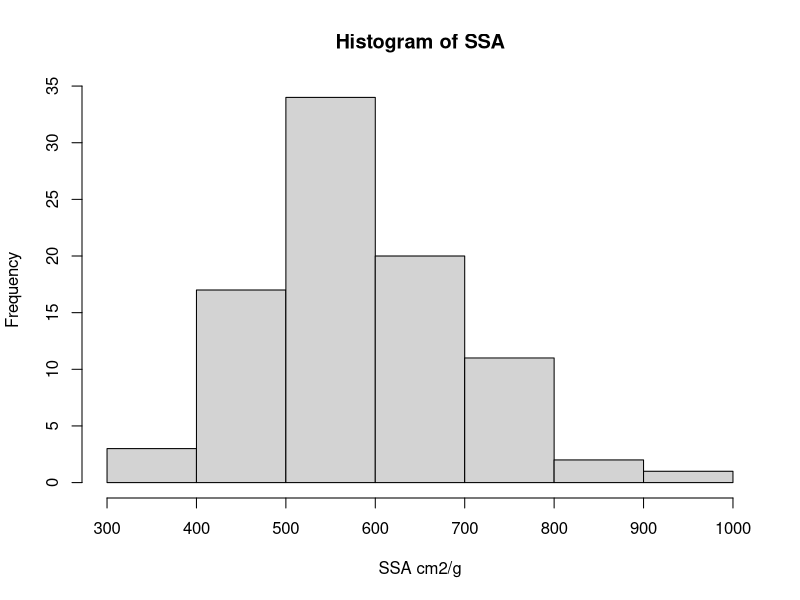
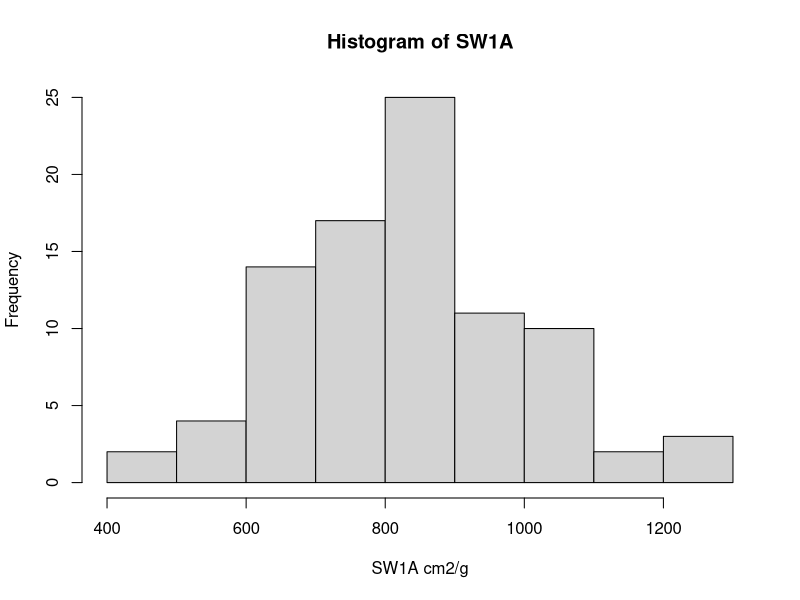
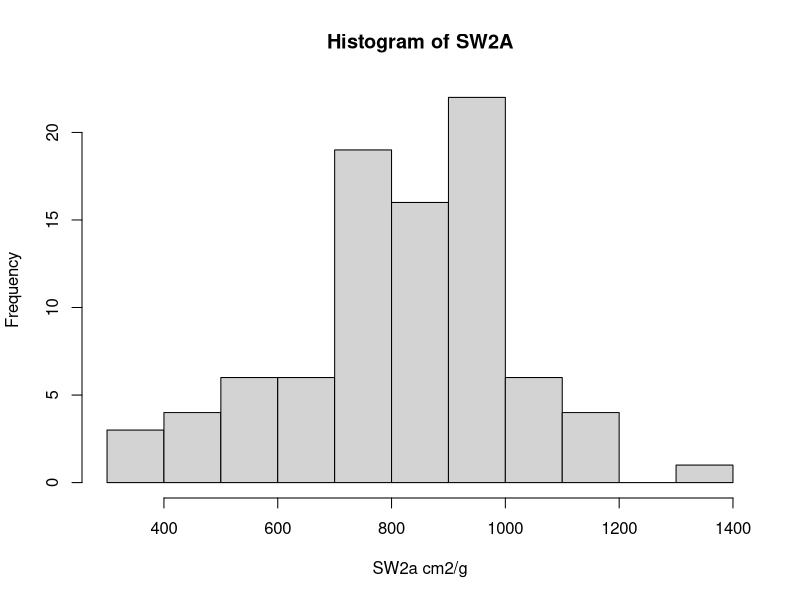
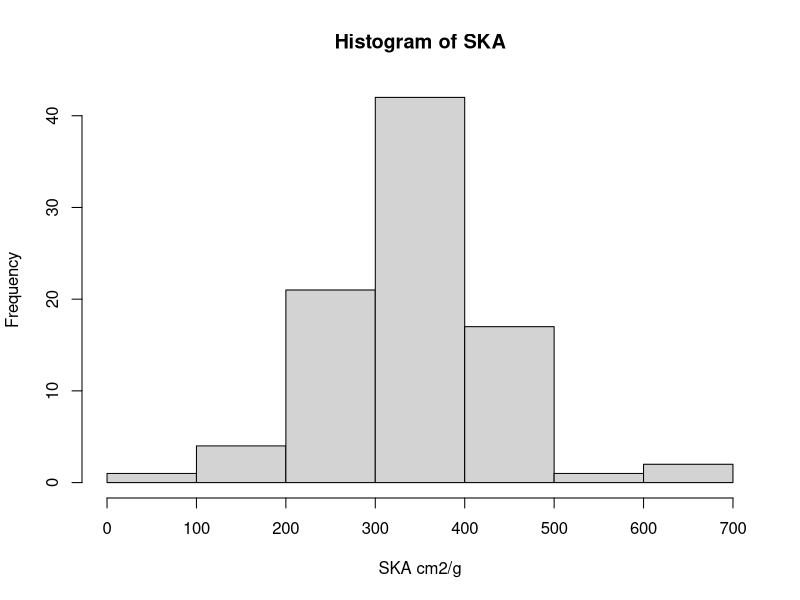
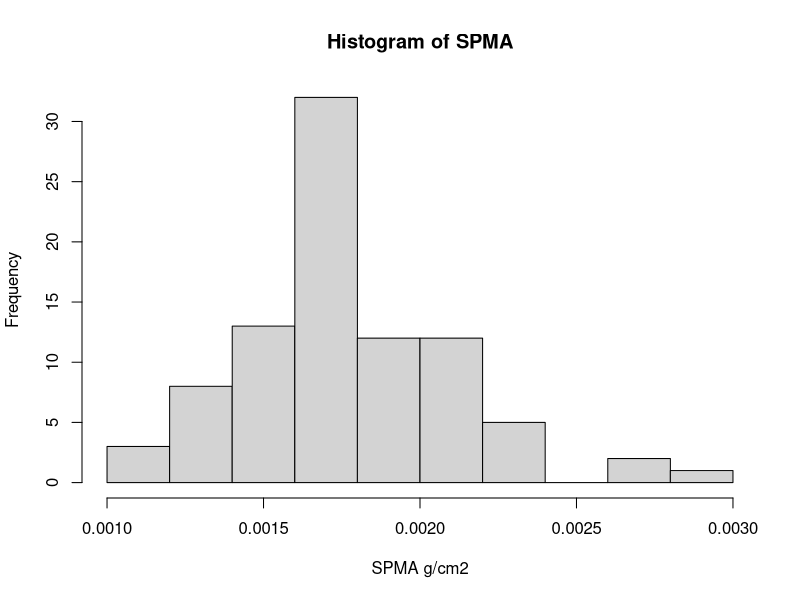
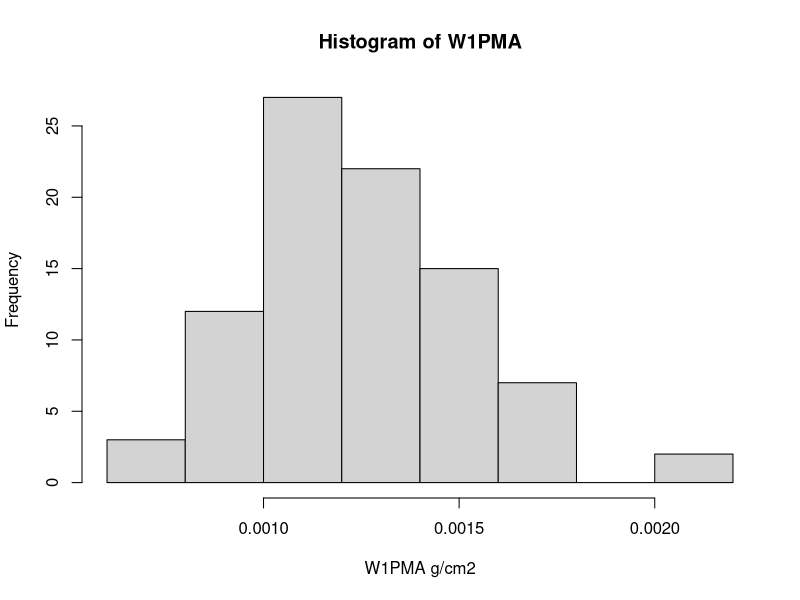
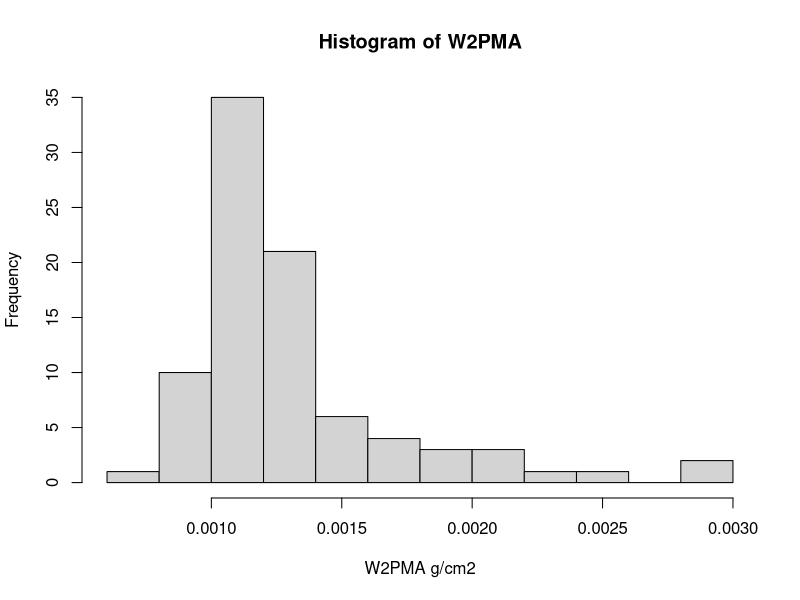
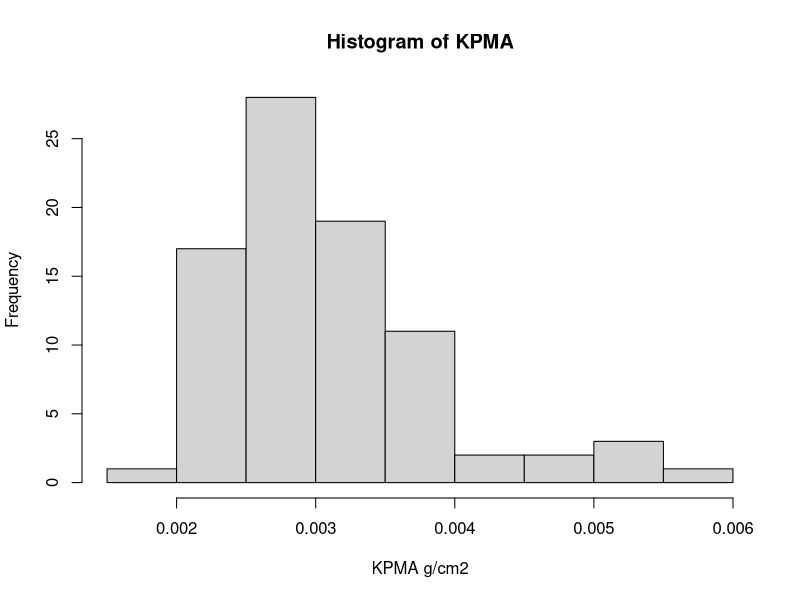

Source code (R) for these figures, in order: (Note: this script raises an error after producing the figures.)
# Installing Packages ----
install.packages("gglot2")
library(readr)
library(lme4)
library(lmerTest)
library(ggplot2)
library(vegan)

# Loading Files into R ----
setwd("/Users/murugash/Desktop/PhD/Austria Experiment/R Analysis/Crepis and Lotus Samples - R Analysis")
AusL <- read_csv("Austria Experiment - Lotus Data - Core Response Variables - 17 May 2024.csv")
AusC <- read_csv("Austria Experiment - Crepis Data - Core Response Variables - 17 May 2024.csv")
AusPC <- read_csv("Austria Experiement - Lotus and Crepis - PCA.csv")
AusRD <- read_csv("Crepis and Leaf Data - RDA - 26 May 2024.csv")
AusL1 <- AusL[AusL$`Plot No.`!= "P16",]
View(AusL)
View(AusPC)
dir()

# Histogram for Response Variables ----
## Histogram for Response Variables for Lotus ----
View(AusL)
hist(AusL$`Specific Standard Petal Area (SSA) (cm2/g)`, main = "Histogram of SSA", xlab = "SSA cm2/g")
hist(AusL$`Specific Wing 1 Petal Area (SW1A) (cm2/g)`, main = "Histogram of SW1A", xlab = "SW1A cm2/g")
hist(AusL$`Specific Wing 2 Petal Area (SW2A) (cm2/g)`, main = "Histogram of SW2A", xlab = "SW2a cm2/g")
hist(AusL$`Specific Keel Petal Area (SKA) (cm2/g)`, main = "Histogram of SKA", xlab = "SKA cm2/g")
hist(AusL$`Standard Petal Mass per Area (SPMA)(g/cm2)`, main = "Histogram of SPMA", xlab = "SPMA g/cm2")
hist(AusL$`Wing 1 Petal Mass per Area (W1PMA)(g/cm2)`, main = "Histogram of W1PMA", xlab = "W1PMA g/cm2")
hist(AusL$`Wing 2 Petal Mass per Area (W2PMA)(g/cm2)`, main = "Histogram of W2PMA", xlab = "W2PMA g/cm2")
hist(AusL1$`Keel Petal Mass per Area (KPMA)(g/cm2)`, main = "Histogram of KPMA", xlab = "KPMA g/cm2")
hist(AusL$`Specific Petal Area (SPA) (cm2/g)`, main = "Histogram of SPA", xlab = "SPA g/cm2")
hist(AusL$`Petal Mass per Area (PMA)(g/cm2)`, main = "Histogram of PMA", xlab = "PMA g/cm2")
hist(AusL$`Petal Dry Matter Content (PDMC) (g/g)`, main = "Histogram of PDMC", xlab = "PDMC g/cm2")
hist(AusL$`Specific Leaf Area (SLA) (cm2/g)`, main = "Histogram of SLA", xlab = "SLA cm2/g")
hist(AusL$`Leaf Dry Matter Content (LDMC) (g/g)`, main = "Histogram of LDMC", xlab = "LDMC")
## Histogram for Response Variables in Crepis ----
hist(AusC$`Specific Petal Area (SPA)(cm2/g)`, main = "Histogram of SPA", xlab = "SPA cm2/g")
hist(AusC$`Petal Mass Per Area (PMA)(g/cm2)`, main = "Histogram of PMA", xlab = "PMA g/cm2")
hist(AusC$`Petal Dry Matter Content (PDMC)(g/g)`, main = "Histogram of PDMC", xlab = "PDMC g/g")
hist(AusC$`Specific Leaf Area (SLA)(cm2/g)`, main = "Histogram of SLA", xlab = "SLA cm2/g")
hist(AusC$`Leaf Dry Matter Content (g/g)`, main = "Histogram of LDMC", xlab = "LDMC g/g")
hist(AusC$`Average No. of Seeds per Flower Head (AFH)`, main = "Histogram of AFH", xlab = "AFH")
hist(AusC$`Average Individual Seed Mass (ASM)(g)`, main = "Histogram of ASM", xlab = "ASM g")
## Histogram for Response Variables in PCA Sheet ----
hist(AusPC$`Specific Standard Petal Area (SSA) (cm2/g)`, main = "Histogram of SSA", xlab = "SSA cm2/g" )
hist(AusPC$`Specific Wing 1 Petal Area (SW1A) (cm2/g)`, main = "Histogram of SW1A", xlab = "SW1A cm2/g")
hist(AusPC$`Specific Wing 2 Petal Area (SW2A) (cm2/g)`, main = "Histogram of SW2A", xlab = "SW2a cm2/g")
hist(AusPC$`Specific Keel Petal Area (SKA) (cm2/g)`, main = "Histogram of SKA", xlab = "SKA cm2/g")
hist(AusPC$`Standard Petal Mass per Area (SPMA)(g/cm2)`, main = "Histogram of SPMA", xlab = "SPMA g/cm2")
hist(AusPC$`Wing 1 Petal Mass per Area (W1PMA)(g/cm2)`, main = "Histogram of W1PMA", xlab = "W1PMA g/cm2")
hist(AusPC$`Wing 2 Petal Mass per Area (W2PMA)(g/cm2)`, main = "Histogram of W2PMA", xlab = "W2PMA g/cm2")
hist(AusPC$`Keel Petal Mass per Area (KPMA)(g/cm2)`, main = "Histogram of KPMA", xlab = "KPMA g/cm2")
hist(AusPC$`Specific Petal Area (SPA) (cm2/g)`[AusPC$Species == "Lotus"], main = "Histogram of SPA in Lotus", xlab = "SPA cm2/g")
hist(AusPC$`Petal Mass per Area (PMA)(g/cm2)`[AusPC$Species == "Lotus"], main = "Histogram of PMA in Lotus", xlab = "PMA g/cm2")
hist(AusPC$`Petal Dry Matter Content (PDMC) (g/g)`[AusPC$Species == "Lotus"], main = "Histogram of PDMC in Lotus", xlab = "PDMC g/g")
hist(AusPC$`Specific Leaf Area (SLA) (cm2/g)`[AusPC$Species == "Lotus"], main = "Histogram of SLA in Lotus", xlab = "SLA cm2/g")
hist(AusPC$`Leaf Dry Matter Content (LDMC) (g/g)`[AusPC$Species == "Lotus"], main = "Histogram of LDMC in Lotus", xlab = "LDMC g/g")
hist(AusPC$`Specific Petal Area (SPA) (cm2/g)`[AusPC$Species == "Crepis"], main = "Histogram of SPA in Crepis", xlab = "SPA cm2/g")
hist(AusPC$`Petal Mass per Area (PMA)(g/cm2)`[AusPC$Species == "Crepis"], main = "Histogram of PMA in Crepis", xlab = "PMA g/cm2")
hist(AusPC$`Petal Dry Matter Content (PDMC) (g/g)`[AusPC$Species == "Crepis"], main = "Histogram of PDMC in Crepis", xlab = "PDMC g/g")
hist(AusPC$`Specific Leaf Area (SLA) (cm2/g)`[AusPC$Species == "Crepis"], main = "Histogram of SLA in Crepis", xlab = "SLA cm2/g")
hist(AusPC$`Leaf Dry Matter Content (LDMC) (g/g)`[AusPC$Species == "Crepis"], main = "Histogram of LDMC in Crepis", xlab = "LDMC g/g")
hist(AusPC$`Average No. of Seeds per Flower Head (AFH)`, main = "Histogram of AFH", xlab = "AFH")
hist(AusPC$`Average Individual Seed Mass (ASM)(g)`, main = "Histogram of ASM", xlab = "ASM g")



# Transformation for Response Variables ----
## Log-transformation for Response Variables in Lotus ----
AusL$log_SSA <- log(AusL$`Specific Standard Petal Area (SSA) (cm2/g)`)
AusL$log_SW1A <- log(AusL$`Specific Wing 1 Petal Area (SW1A) (cm2/g)`)
AusL$log_SW2A <- log(AusL$`Specific Wing 2 Petal Area (SW2A) (cm2/g)`)
AusL$log_SKA <- log(AusL$`Specific Keel Petal Area (SKA) (cm2/g)`)
AusL$log_SPMA <- log(AusL$`Standard Petal Mass per Area (SPMA)(g/cm2)`)
AusL$log_W1PMA <- log(AusL$`Wing 1 Petal Mass per Area (W1PMA)(g/cm2)`)
AusL$log_W2PMA <- log(AusL$`Wing 2 Petal Mass per Area (W2PMA)(g/cm2)`)
AusL$log_KPMA <- log(AusL$`Keel Petal Mass per Area (KPMA)(g/cm2)`)
AusL$logL_SPA <- log(AusL$`Specific Petal Area (SPA) (cm2/g)`)
AusL$logL_PMA <- log(AusL$`Petal Mass per Area (PMA)(g/cm2)`)
AusL$logL_PDMC <- log(AusL$`Petal Dry Matter Content (PDMC) (g/g)`)
AusL$logL_SLA <- log(AusL$`Specific Leaf Area (SLA) (cm2/g)`)
AusL$logL_LDMC <- log(AusL$`Leaf Dry Matter Content (LDMC) (g/g)`)

## Square-Root Transformation for Response Variables in Lotus ----
AusL$sqrt_SSA <- sqrt(AusL$`Specific Standard Petal Area (SSA) (cm2/g)`)
AusL$sqrt_SW1A <- sqrt(AusL$`Specific Wing 1 Petal Area (SW1A) (cm2/g)`)
AusL$sqrt_SW2A <- sqrt(AusL$`Specific Wing 2 Petal Area (SW2A) (cm2/g)`)
AusL$sqrt_SKA <- sqrt(AusL$`Specific Keel Petal Area (SKA) (cm2/g)`)
AusL$sqrt_SPMA <- sqrt(AusL$`Standard Petal Mass per Area (SPMA)(g/cm2)`)
AusL$sqrt_W1PMA <- sqrt(AusL$`Wing 1 Petal Mass per Area (W1PMA)(g/cm2)`)
AusL$sqrt_W2PMA <- sqrt(AusL$`Wing 2 Petal Mass per Area (W2PMA)(g/cm2)`)
AusL$sqrt_KPMA <- sqrt(AusL$`Keel Petal Mass per Area (KPMA)(g/cm2)`)
AusL$sqrtL_SPA <- sqrt(AusL$`Specific Petal Area (SPA) (cm2/g)`)
AusL$sqrtL_PMA <- sqrt(AusL$`Petal Mass per Area (PMA)(g/cm2)`)
AusL$sqrtL_PDMC <- sqrt(AusL$`Petal Dry Matter Content (PDMC) (g/g)`)
AusL$sqrtL_SLA <- sqrt(AusL$`Specific Leaf Area (SLA) (cm2/g)`)
AusL$sqrtL_LDMC <- sqrt(AusL$`Leaf Dry Matter Content (LDMC) (g/g)`)

## Log-transformation for Response Variables in Crepis ----
AusC$logC_SPA <- log(AusC$`Specific Petal Area (SPA)(cm2/g)`)
AusC$logC_PMA <- log(AusC$`Petal Mass Per Area (PMA)(g/cm2)`)
AusC$logC_PDMC <- log(AusC$`Petal Dry Matter Content (PDMC)(g/g)`)
AusC$logC_SLA <- log(AusC$`Specific Leaf Area (SLA)(cm2/g)`)
AusC$logC_LDMC <- log(AusC$`Leaf Dry Matter Content (g/g)`)
AusC$log_AFH <- log(AusC$`Average No. of Seeds per Flower Head (AFH)`)
AusC$log_ASM <- log(AusC$`Average Individual Seed Mass (ASM)(g)`)

## Square-root transformations for Response Variables in Crepis ----
AusC$sqrtC_SPA <- sqrt(AusC$`Specific Petal Area (SPA)(cm2/g)`)
AusC$sqrtC_PMA <- sqrt(AusC$`Petal Mass Per Area (PMA)(g/cm2)`)
AusC$sqrtC_PDMC <- sqrt(AusC$`Petal Dry Matter Content (PDMC)(g/g)`)
AusC$sqrtC_SLA <- sqrt(AusC$`Specific Leaf Area (SLA)(cm2/g)`)
AusC$sqrtC_LDMC <- sqrt(AusC$`Leaf Dry Matter Content (g/g)`)
AusC$sqrt_AFH <- sqrt(AusC$`Average No. of Seeds per Flower Head (AFH)`)
AusC$sqrt_ASM <- sqrt(AusC$`Average Individual Seed Mass (ASM)(g)`)




# Histogram for Transformed Response Variables ----
## Histogram for Log-transformed Response Variables of Lotus ----
hist(AusL$log_SSA, main = "Histogram of log(SSA)", xlab = "log(SSA) cm2/g")
hist(AusL$log_SW1A, main = "Histogram of log(SW1A)", xlab = "log(SW1A) cm2/g")
hist(AusL$log_SW2A, main = "Histogram of log(SW2A)", xlab = "log(SW2A) cm2/g")
hist(AusL$log_SKA, main = "Histogram of log(SKA)", xlab = "log(SKA) cm2/g")
hist(AusL$log_SPMA, main = "Histogram of log(SPMA)", xlab = "log(SPMA) g/cm2")
hist(AusL$log_W1PMA, main = "Histogram of log(W1PMA)", xlab = "log(W1PMA) g/cm2")
hist(AusL$log_W2PMA, main = "Histogram of log(W2PMA)", xlab = "log(W2PMA) g/cm2")
hist(AusL$log_KPMA, main = "Histogram of log(KPMA)", xlab = "log(KPMA) g/cm2")
hist(AusL$logL_SPA, main = "Histogram of log(SPA)", xlab = "log(SPA) g/cm2")
hist(AusL$logL_PMA, main = "Histogram of log(PMA)", xlab = "log(PMA) g/cm2")
hist(AusL$logL_PDMC, main = "Histogram of log(PDMC)", xlab = "log(PDMC) g/cm2")
hist(AusL$logL_SLA, main = "Histogram of log(SLA)", xlab = "log(SLA) cm2/g")
hist(AusL$logL_LDMC, main = "Histogram of log(LDMC)", xlab = "log(LDMC) g/g")

## Histogram for Square-root transformed Response Variables of Lotus ----
hist(AusL$sqrt_SSA[AusL$`Plot No.`!= "P16"], main="sqrt(SSA)", xlab="sqrt(SSA)")
hist(AusL$sqrt_SW1A, main="sqrt(SW1A)", xlab="sqrt(SW1A)")
hist(AusL$sqrt_SW2A, main="sqrt(SW2A)", xlab="sqrt(SW2A)")
hist(AusL$sqrt_SKA, main="sqrt(SKA)", xlab="sqrt(SKA)")
hist(AusL$sqrt_SPMA, main="sqrt(SPMA)", xlab="sqrt(SPMA)")
hist(AusL$sqrt_W1PMA, main="sqrt(W1PMA)", xlab="sqrt(W1PMA)")
hist(AusL$sqrt_W2PMA, main="sqrt(W2PMA)", xlab="sqrt(W2PMA)")
hist(AusL$sqrt_KPMA, main="sqrt(KPMA)", xlab="sqrt(KPMA)")
hist(AusL$sqrtL_SPA, main="sqrt(SPA)", xlab="sqrt(SPA)")
hist(AusL$sqrtL_PMA, main="sqrt(PMA)", xlab="sqrt(PMA)")
hist(AusL$sqrtL_PDMC, main="sqrt(PDMC)", xlab="sqrt(PDMC)")
hist(AusL$sqrtL_SLA, main="sqrt(SLA)", xlab="sqrt(SLA)")
hist(AusL$sqrtL_LDMC, main="sqrt(LDMC)", xlab="sqrt(LDMC)")

## Histogram of Log-transformed Response Variables of Crepis ----
hist(AusC$logC_SPA, main="log(SPA)", xlab="log(SPA)")
hist(AusC$logC_PMA, main="log(PMA)", xlab="log(PMA)")
hist(AusC$logC_PDMC, main="log(PDMC)", xlab="log(PDMC)")
hist(AusC$logC_SLA, main="log(SLA)", xlab="log(SLA)")
hist(AusC$logC_LDMC, main="log(LDMC)", xlab="log(LDMC)")
hist(AusC$log_AFH, main="log(AFH)", xlab="log(AFH)")
hist(AusC$log_ASM, main="log(ASM)", xlab="log(ASM)")

## Histogram for Square-root transfored Response Variables for Crepis ----
hist(AusC$sqrtC_SPA, main="sqrt(SPA)", xlab="sqrt(SPA)")
hist(AusC$sqrtC_PMA, main="sqrt(PMA)", xlab="sqrt(PMA)")
hist(AusC$sqrtC_PDMC, main="sqrt(PDMC)", xlab="sqrt(PDMC)")
hist(AusC$sqrtC_SLA, main="sqrt(SLA)", xlab="sqrt(SLA)")
hist(AusC$sqrtC_LDMC, main="sqrt(LDMC)", xlab="sqrt(LDMC)")
hist(AusC$sqrt_AFH, main="sqrt(AFH)", xlab="sqrt(AFH)")
hist(AusC$sqrt_ASM, main="sqrt(ASM)", xlab="sqrt(ASM)")







# Converting Grouping variables, fixed effect predictor variables and response variables to Factors ----
## In Lotus Dataset ----
AusL$`CO2 Level` <- as.factor(AusL$`CO2 Level`)
AusL$`Temperature Level` <- as.factor(AusL$`Temperature Level`)
AusL$Drought <- as.factor(AusL$Drought)
AusL$`Plot No.` <- as.factor(AusL$`Plot No.`)

## In Crepis Dataset ----
AusC$`C02 Level` <- as.factor(AusC$`C02 Level`)
AusC$`Temperature Level` <- as.factor(AusC$`Temperature Level`)
AusC$Drought <- as.factor(AusC$Drought)
AusC$`Plot No.` <- as.factor(AusC$`Plot No.`)

## In PCA Dataset ----
AusPC$`CO2 Level` <- as.factor(AusPC$`CO2 Level`)
AusPC$`Temperature Level` <- as.factor(AusPC$`Temperature Level`)
AusPC$Drought <- as.factor(AusPC$Drought)
AusPC$`Plot No.` <- as.factor(AusPC$`Plot No.`)


# Preparation of Mixed Effect Model ----
## Mixed-effect Models for Response Variables of Lotus ----
sq_SSAmodel <- lmer(data = AusL, AusL$sqrt_SSA ~ `CO2 Level` * `Temperature Level` * `Drought` + (1|`Plot No.`))
sq_SW1Amodel <- lmer(data = AusL, AusL$sqrt_SW1A ~ `CO2 Level` * `Temperature Level` * `Drought` + (1|`Plot No.`))
SW2Amodel <- lmer(data = AusL, AusL$`Specific Wing 2 Petal Area (SW2A) (cm2/g)` ~ `CO2 Level` * `Temperature Level` * `Drought` + (1|`Plot No.`))
SKAmodel <- lmer(data = AusL, AusL$`Specific Keel Petal Area (SKA) (cm2/g)` ~ `CO2 Level` * `Temperature Level` * `Drought` + (1|`Plot No.`))
sq_SPMAmodel <- lmer(data = AusL, AusL$`Standard Petal Mass per Area (SPMA)(g/cm2)` ~ `CO2 Level` * `Temperature Level` * `Drought` + (1|`Plot No.`))
sq_W1PMAmodel <- lmer(data = AusL, AusL$sqrt_W1PMA ~ `CO2 Level` * `Temperature Level` * `Drought` + (1|`Plot No.`))
W2PMAmodel <- lmer(data = AusL, AusL$`Wing 2 Petal Mass per Area (W2PMA)(g/cm2)` ~ `CO2 Level` * `Temperature Level` * `Drought` + (1|`Plot No.`))
log_KPMAmodel <- lmer(data = AusL, AusL$log_KPMA ~ `CO2 Level` * `Temperature Level` * `Drought` + (1|`Plot No.`))
log_SPAmodel <- lmer(data = AusL, AusL$logL_SPA ~ `CO2 Level` * `Temperature Level` * `Drought` + (1|`Plot No.`))
PMAmodel <- lmer(data = AusL, AusL$`Petal Mass per Area (PMA)(g/cm2)` ~ `CO2 Level` * `Temperature Level` * `Drought` + (1|`Plot No.`))
PDMCmodel <- lmer(data = AusL, AusL$`Petal Dry Matter Content (PDMC) (g/g)`~ `CO2 Level` * `Temperature Level` * `Drought` + (1|`Plot No.`))
log_LDMCmodel <- lmer(data = AusL, AusL$logL_LDMC ~ `CO2 Level` * `Temperature Level` * `Drought` + (1|`Plot No.`))                 
sq_LDMCmodel <- lmer(data = AusL, AusL$sqrtL_LDMC ~ `CO2 Level` * `Temperature Level` * `Drought` + (1|`Plot No.`))
SLAmodel <- lmer(data = AusL, AusL$`Specific Leaf Area (SLA) (cm2/g)` ~ `CO2 Level` * `Temperature Level` * `Drought` + (1|`Plot No.`))

## Mixed Effect Models for Response Variables of Crepis ----
sq_SPAmodel <- lmer(data = AusC, AusC$sqrtC_SPA ~ AusC$`C02 Level` * AusC$`Temperature Level` * AusC$Drought + (1|`Plot No.`))
sq_PMAmodel <- lmer(data = AusC, AusC$sqrtC_PMA ~ AusC$`C02 Level` * AusC$`Temperature Level` * AusC$Drought + (1|`Plot No.`))
sq_PDMCmodel <- lmer(data = AusC, AusC$sqrtC_PDMC ~ AusC$`C02 Level` * AusC$`Temperature Level` * AusC$Drought + (1|`Plot No.`))
log_SLAmodel <- lmer(data = AusC, AusC$logC_SLA ~ AusC$`C02 Level` * AusC$`Temperature Level` * AusC$Drought + (1|`Plot No.`))
LDMCmodel <- lmer(data = AusC, AusC$`Leaf Dry Matter Content (g/g)` ~ AusC$`C02 Level` * AusC$`Temperature Level` * AusC$Drought + (1|`Plot No.`))
log_LDMCmodel <- lmer(data = AusC, AusC$logC_LDMC ~ AusC$`C02 Level` * AusC$`Temperature Level` * AusC$Drought + (1|`Plot No.`))
AFHmodel <- lmer(data = AusC, AusC$`Average No. of Seeds per Flower Head (AFH)` ~ AusC$`C02 Level` * AusC$`Temperature Level` * AusC$Drought + (1|`Plot No.`))
log_ASMmodel <- lmer(data = AusC, AusC$log_ASM ~ AusC$`C02 Level` * AusC$`Temperature Level` * AusC$Drought + (1|`Plot No.`))

# ANOVA Analysis

# Anova Test ----
## Anova test for Reponse Variables in Lotus ----
anova(sq_SSAmodel)
anova(sq_SW1Amodel)
anova(SW2Amodel)
anova(SKAmodel)
anova(sq_SPMAmodel)
anova(sq_W1PMAmodel)
anova(W2PMAmodel)
anova(log_KPMAmodel)
anova(log_SPAmodel)
anova(PMAmodel)
anova(PDMCmodel)
anova(log_LDMCmodel)
anova(sq_LDMCmodel)
anova(SLAmodel)

## Anova test for Response Variables in Crespis ----
anova(sq_SPAmodel)
anova(sq_PMAmodel)
anova(sq_PDMCmodel)
anova(log_SLAmodel)
anova(LDMCmodel)
anova(log_LDMCmodel)
anova(AFHmodel)
anova(log_ASMmodel)




# Plotting Significant Response Variables against Predictor Variables ----
## Plots in Lotus ----
plot(AusL$`Leaf Dry Matter Content (LDMC) (g/g)`~AusL$`CO2 Level`, main = "CO2 on LDMC", xlab = "CO2 Level", ylab = "Leaf Dry Matter Content (LDMC) (g/g)")

plot(AusL$`Leaf Dry Matter Content (LDMC) (g/g)`~AusL$Drought, main = "Drought on LDMC", xlab = "Drought Level", ylab = "Leaf Dry Matter Content (LDMC) (g/g)")

boxplot(AusL$`Leaf Dry Matter Content (LDMC) (g/g)`~AusL$`CO2 Level`+AusL$Drought)
ggplot(AusL, aes(x = `CO2 Level`, y = `Leaf Dry Matter Content (LDMC) (g/g)` , color = `Drought`)) +
  geom_point() +
  facet_wrap(~AusL$Drought)

## Plots in Crepis ----
plot(AusC$`Specific Petal Area (SPA)(cm2/g)`~AusC$`Temperature Level`, main = "Temperature on SPA", xlab = "Temperature Level", ylab = "Specific Petal Area (SPA) (cm2/g)")
plot(AusC$`Petal Dry Matter Content (PDMC)(g/g)`~AusC$`Temperature Level`, main = "Temperature on PDMC", xlab = "Temperature Level", ylab = "Petal Dry Matter Content (PDMC) (g/g)")
plot(AusC$`Average No. of Seeds per Flower Head (AFH)`~AusC$`Temperature Level`, main = "Temperature on No. of Seeds", xlab = "Temperature Level", ylab = "No. of Seeds")
plot(AusC$`Average No. of Seeds per Flower Head (AFH)`~AusC$Drought, main = "Drought on No. of Seeds", xlab = "Drought", ylab = "No. of Seeds")



# Principal Component Analysis ----
## Creation of PCA models ----
lav <- prcomp(AusPC[AusPC$Species == "Lotus",8:20], scale = TRUE)
lmv <- prcomp(AusPC[AusPC$Species == "Lotus", c(17, 18,19,20)], scale = TRUE)
cav <- prcomp(AusPC[AusPC$Species == "Crepis", c(16, 18,19,20)], scale = TRUE)
cmv <- prcomp(AusPC[AusPC$Species == "Crepis", c(16, 18,19,20)], scale = TRUE)
lcav <- prcomp(AusPC[,c(17, 18,19,20)], scale = TRUE)

## Plotting of PCA models ----
biplot(lav, scale = 0)
R.version
citation()
biplot(lmv, scale = 0)
biplot(cav, scale = 0)
biplot(cmv, scale = 0)
biplot(lcav, scale = 0)
?biplot

## Extracting PC Scores ----
str(lcav)
lcav$x
AusPC1 <- cbind(AusPC, lcav$x[,1:2])
View(AusPC1)

## Plotting with GG plot ----
ggplot(AusPC1, aes(PC1,PC2, colour = Species, fill = Species)) +
  stat_ellipse(geom = "polygon", col = "black", alpha = 0.5) +
  geom_point(shape = 21, col = "black")



standRDL <- scale(AusRDL[,c(17,19,20,21)])
summary(standRDL)                 
# Redundancy Analysis ----
## Redundancy Analysis for Lotus ----
AusRD$`Plot No.` <- as.factor(AusRD$`Plot No.`)
AusRD$`CO2 Level` <- as.factor(AusRD$`CO2 Level`)
AusRD$`Temperature Level` <- as.factor(AusRD$`Temperature Level`)
AusRD$Drought <- as.factor(AusRD$Drought)
AusRDL <- AusRD[AusRD$Species == "Lotus",]
View(AusRDL)
rda.l <- rda(standRDL ~ `CO2 Level`*`Temperature Level`*Drought, data = AusRDL, scale = TRUE)

rda.ln <- rda(AusRDL[,c(17,19,20,21)] ~ Drought + Condition(AusRDL$`Temperature Level`*AusRDL$`CO2 Level`), data = AusRDL, scale = TRUE)

rda.ln
CTRL <- how(nperm = 500, plots=Plots(strata=odber,type="none"),within=Within(type="free"))

ordiplot(rda.l,type = "text", scaling = 2)
anova.cca(rda.l, permutations = h)
anova.cca(rda.l, permutations = 9999, by = "axis")
anova.cca(rda.ln, permutations = 9999, by = "terms")
h <- how(nperm = 9999, plots=Plots(strata="Plot No.",type="free"),within=Within(type="none"))
anova(rda.ln,by="terms",permutations=h) 
h
View(AusRD)

## Redundancy Analysis for Crepis ----
AusRDC <- AusRD[AusRD$Species == "Crepis",]
rda.c <- rda(AusRDC[,c(17,19,20,21)] ~ `CO2 Level`*`Temperature Level`*Drought, data = AusRDC, scale = TRUE)
ordiplot(rda.c,type = "points", scaling = 2)
anova.cca(rda.c, permutations = 9999)
anova.cca(rda.c, permutations = 9999, by = "axis")
anova.cca(rda.c, permutations = 9999, by = "terms")

## Redundancy Analysis for both Crepis and Lotus ----
rda.1 <- rda(AusRD[,c(17,19,20,21)] ~ `CO2 Level`*`Temperature Level`*Drought, data = AusRD, scale = TRUE)
ordiplot(rda.1, type = "points", scaling = 2, ylim = c(-1,1))
anova.cca(rda.1, permutations = 9999)
anova.cca(rda.1, permutations = 9999, by = "axis")
anova.cca(rda.1, permutations = 9999, by = "terms")
